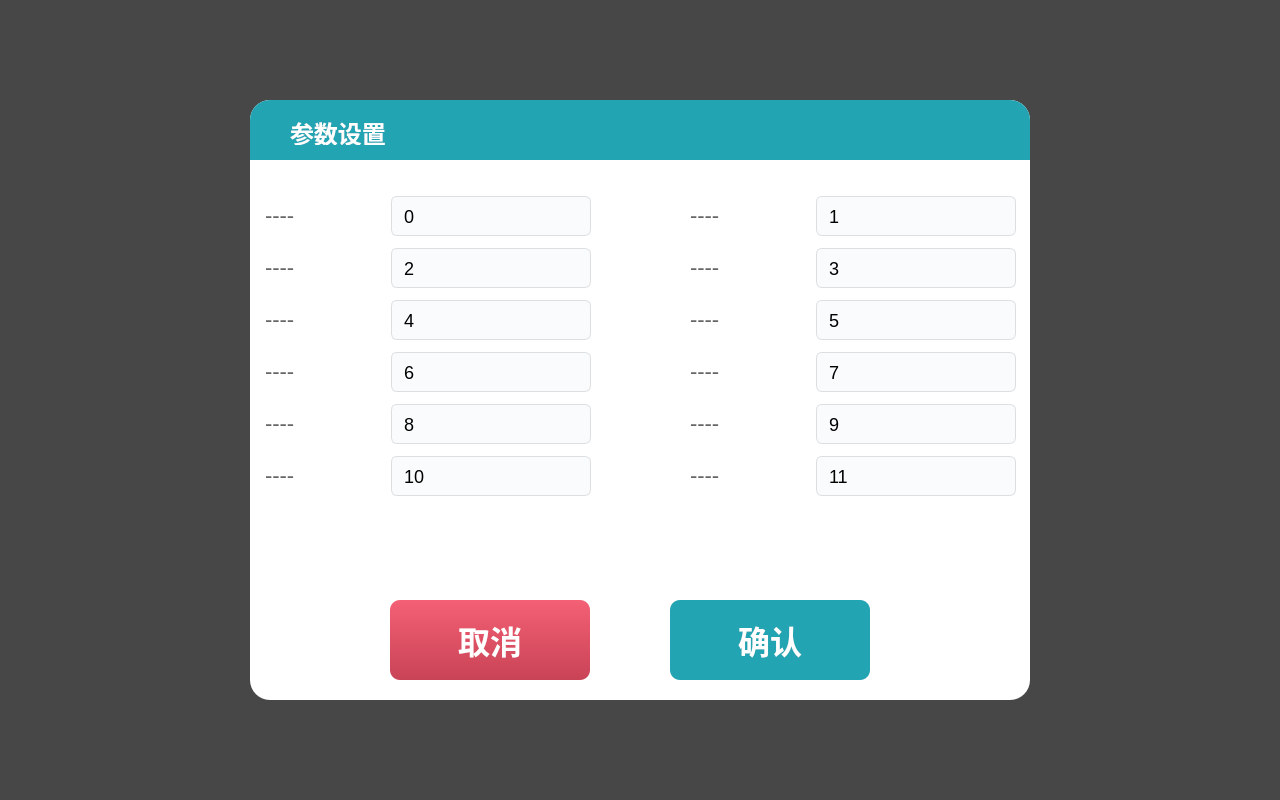
<?xml version="1.0" encoding="UTF-8"?>
<ui version="4.0">
 <class>DQualityQuery</class>
 <widget class="QWidget" name="DQualityQuery">
  <property name="geometry">
   <rect>
    <x>0</x>
    <y>0</y>
    <width>1280</width>
    <height>800</height>
   </rect>
  </property>
  <property name="windowTitle">
   <string>Form</string>
  </property>
  <property name="styleSheet">
   <string notr="true">image: none;
background: none;

background-color: rgba(0, 0, 0, 120);</string>
  </property>
  <layout class="QGridLayout" name="gridLayout">
   <item row="0" column="1">
    <spacer name="verticalSpacer">
     <property name="orientation">
      <enum>Qt::Vertical</enum>
     </property>
     <property name="sizeHint" stdset="0">
      <size>
       <width>20</width>
       <height>132</height>
      </size>
     </property>
    </spacer>
   </item>
   <item row="1" column="0">
    <spacer name="horizontalSpacer">
     <property name="orientation">
      <enum>Qt::Horizontal</enum>
     </property>
     <property name="sizeHint" stdset="0">
      <size>
       <width>232</width>
       <height>20</height>
      </size>
     </property>
    </spacer>
   </item>
   <item row="1" column="1">
    <widget class="QWidget" name="widget" native="true">
     <property name="minimumSize">
      <size>
       <width>780</width>
       <height>600</height>
      </size>
     </property>
     <property name="styleSheet">
      <string notr="true">image: none;
border-image: none;
background-image: none;

background: #FFFFFF;
border-radius: 20px;</string>
     </property>
     <widget class="QLabel" name="label_name">
      <property name="geometry">
       <rect>
        <x>40</x>
        <y>20</y>
        <width>241</width>
        <height>25</height>
       </rect>
      </property>
      <property name="styleSheet">
       <string notr="true">background: transparent;

width: 46px;
height: 23px;
font-family: PingFang SC;
font-weight: 500;
font-size: 24px;
color: #ffffff;
line-height: 34px;</string>
      </property>
      <property name="text">
       <string>参数设置</string>
      </property>
     </widget>
     <widget class="QWidget" name="layoutWidget">
      <property name="geometry">
       <rect>
        <x>15</x>
        <y>90</y>
        <width>751</width>
        <height>318</height>
       </rect>
      </property>
      <layout class="QGridLayout" name="gridLayout_2">
       <item row="3" column="1">
        <widget class="QLineEdit" name="edit_params_6">
         <property name="sizePolicy">
          <sizepolicy hsizetype="Fixed" vsizetype="Fixed">
           <horstretch>0</horstretch>
           <verstretch>0</verstretch>
          </sizepolicy>
         </property>
         <property name="minimumSize">
          <size>
           <width>200</width>
           <height>40</height>
          </size>
         </property>
         <property name="maximumSize">
          <size>
           <width>200</width>
           <height>40</height>
          </size>
         </property>
         <property name="styleSheet">
          <string notr="true">background: #FAFBFC;
border: 1px solid #DCDEE0;
border-radius: 6px;
font-size: 18px;
font-family: &quot;PingFang SC&quot;;
padding-left: 10px;</string>
         </property>
         <property name="text">
          <string>6</string>
         </property>
        </widget>
       </item>
       <item row="4" column="0">
        <widget class="QLabel" name="label_paramsName_8">
         <property name="sizePolicy">
          <sizepolicy hsizetype="Fixed" vsizetype="Minimum">
           <horstretch>0</horstretch>
           <verstretch>0</verstretch>
          </sizepolicy>
         </property>
         <property name="minimumSize">
          <size>
           <width>120</width>
           <height>25</height>
          </size>
         </property>
         <property name="maximumSize">
          <size>
           <width>120</width>
           <height>25</height>
          </size>
         </property>
         <property name="styleSheet">
          <string notr="true">font-size: 22px;
font-family: &quot;PingFang SC&quot;;
color: #666666;
</string>
         </property>
         <property name="text">
          <string>----</string>
         </property>
        </widget>
       </item>
       <item row="0" column="1">
        <widget class="QLineEdit" name="edit_params_0">
         <property name="sizePolicy">
          <sizepolicy hsizetype="Fixed" vsizetype="Fixed">
           <horstretch>0</horstretch>
           <verstretch>0</verstretch>
          </sizepolicy>
         </property>
         <property name="minimumSize">
          <size>
           <width>200</width>
           <height>40</height>
          </size>
         </property>
         <property name="maximumSize">
          <size>
           <width>200</width>
           <height>40</height>
          </size>
         </property>
         <property name="styleSheet">
          <string notr="true">background: #FAFBFC;
border: 1px solid #DCDEE0;
border-radius: 6px;
font-size: 18px;
font-family: &quot;PingFang SC&quot;;
padding-left: 10px;</string>
         </property>
         <property name="text">
          <string>0</string>
         </property>
        </widget>
       </item>
       <item row="3" column="3">
        <widget class="QLabel" name="label_paramsName_7">
         <property name="sizePolicy">
          <sizepolicy hsizetype="Fixed" vsizetype="Minimum">
           <horstretch>0</horstretch>
           <verstretch>0</verstretch>
          </sizepolicy>
         </property>
         <property name="minimumSize">
          <size>
           <width>120</width>
           <height>25</height>
          </size>
         </property>
         <property name="maximumSize">
          <size>
           <width>120</width>
           <height>25</height>
          </size>
         </property>
         <property name="styleSheet">
          <string notr="true">font-size: 22px;
font-family: &quot;PingFang SC&quot;;
color: #666666;
</string>
         </property>
         <property name="text">
          <string>----</string>
         </property>
        </widget>
       </item>
       <item row="0" column="3">
        <widget class="QLabel" name="label_paramsName_1">
         <property name="sizePolicy">
          <sizepolicy hsizetype="Fixed" vsizetype="Minimum">
           <horstretch>0</horstretch>
           <verstretch>0</verstretch>
          </sizepolicy>
         </property>
         <property name="minimumSize">
          <size>
           <width>120</width>
           <height>25</height>
          </size>
         </property>
         <property name="maximumSize">
          <size>
           <width>120</width>
           <height>25</height>
          </size>
         </property>
         <property name="styleSheet">
          <string notr="true">font-size: 22px;
font-family: &quot;PingFang SC&quot;;
color: #666666;
</string>
         </property>
         <property name="text">
          <string>----</string>
         </property>
        </widget>
       </item>
       <item row="0" column="4">
        <widget class="QLineEdit" name="edit_params_1">
         <property name="sizePolicy">
          <sizepolicy hsizetype="Fixed" vsizetype="Fixed">
           <horstretch>0</horstretch>
           <verstretch>0</verstretch>
          </sizepolicy>
         </property>
         <property name="minimumSize">
          <size>
           <width>200</width>
           <height>40</height>
          </size>
         </property>
         <property name="maximumSize">
          <size>
           <width>200</width>
           <height>40</height>
          </size>
         </property>
         <property name="styleSheet">
          <string notr="true">background: #FAFBFC;
border: 1px solid #DCDEE0;
border-radius: 6px;
font-size: 18px;
font-family: &quot;PingFang SC&quot;;
padding-left: 10px;</string>
         </property>
         <property name="text">
          <string>1</string>
         </property>
        </widget>
       </item>
       <item row="5" column="0">
        <widget class="QLabel" name="label_paramsName_10">
         <property name="sizePolicy">
          <sizepolicy hsizetype="Fixed" vsizetype="Minimum">
           <horstretch>0</horstretch>
           <verstretch>0</verstretch>
          </sizepolicy>
         </property>
         <property name="minimumSize">
          <size>
           <width>120</width>
           <height>25</height>
          </size>
         </property>
         <property name="maximumSize">
          <size>
           <width>120</width>
           <height>25</height>
          </size>
         </property>
         <property name="styleSheet">
          <string notr="true">font-size: 22px;
font-family: &quot;PingFang SC&quot;;
color: #666666;
</string>
         </property>
         <property name="text">
          <string>----</string>
         </property>
        </widget>
       </item>
       <item row="2" column="4">
        <widget class="QLineEdit" name="edit_params_5">
         <property name="sizePolicy">
          <sizepolicy hsizetype="Fixed" vsizetype="Fixed">
           <horstretch>0</horstretch>
           <verstretch>0</verstretch>
          </sizepolicy>
         </property>
         <property name="minimumSize">
          <size>
           <width>200</width>
           <height>40</height>
          </size>
         </property>
         <property name="maximumSize">
          <size>
           <width>200</width>
           <height>40</height>
          </size>
         </property>
         <property name="styleSheet">
          <string notr="true">background: #FAFBFC;
border: 1px solid #DCDEE0;
border-radius: 6px;
font-size: 18px;
font-family: &quot;PingFang SC&quot;;
padding-left: 10px;</string>
         </property>
         <property name="text">
          <string>5</string>
         </property>
        </widget>
       </item>
       <item row="5" column="4">
        <widget class="QLineEdit" name="edit_params_11">
         <property name="sizePolicy">
          <sizepolicy hsizetype="Fixed" vsizetype="Fixed">
           <horstretch>0</horstretch>
           <verstretch>0</verstretch>
          </sizepolicy>
         </property>
         <property name="minimumSize">
          <size>
           <width>200</width>
           <height>40</height>
          </size>
         </property>
         <property name="maximumSize">
          <size>
           <width>200</width>
           <height>40</height>
          </size>
         </property>
         <property name="styleSheet">
          <string notr="true">background: #FAFBFC;
border: 1px solid #DCDEE0;
border-radius: 6px;
font-size: 18px;
font-family: &quot;PingFang SC&quot;;
padding-left: 10px;</string>
         </property>
         <property name="text">
          <string>11</string>
         </property>
        </widget>
       </item>
       <item row="5" column="1">
        <widget class="QLineEdit" name="edit_params_10">
         <property name="sizePolicy">
          <sizepolicy hsizetype="Fixed" vsizetype="Fixed">
           <horstretch>0</horstretch>
           <verstretch>0</verstretch>
          </sizepolicy>
         </property>
         <property name="minimumSize">
          <size>
           <width>200</width>
           <height>40</height>
          </size>
         </property>
         <property name="maximumSize">
          <size>
           <width>200</width>
           <height>40</height>
          </size>
         </property>
         <property name="styleSheet">
          <string notr="true">background: #FAFBFC;
border: 1px solid #DCDEE0;
border-radius: 6px;
font-size: 18px;
font-family: &quot;PingFang SC&quot;;
padding-left: 10px;</string>
         </property>
         <property name="text">
          <string>10</string>
         </property>
        </widget>
       </item>
       <item row="5" column="3">
        <widget class="QLabel" name="label_paramsName_11">
         <property name="sizePolicy">
          <sizepolicy hsizetype="Fixed" vsizetype="Minimum">
           <horstretch>0</horstretch>
           <verstretch>0</verstretch>
          </sizepolicy>
         </property>
         <property name="minimumSize">
          <size>
           <width>120</width>
           <height>25</height>
          </size>
         </property>
         <property name="maximumSize">
          <size>
           <width>120</width>
           <height>25</height>
          </size>
         </property>
         <property name="styleSheet">
          <string notr="true">font-size: 22px;
font-family: &quot;PingFang SC&quot;;
color: #666666;
</string>
         </property>
         <property name="text">
          <string>----</string>
         </property>
        </widget>
       </item>
       <item row="4" column="1">
        <widget class="QLineEdit" name="edit_params_8">
         <property name="sizePolicy">
          <sizepolicy hsizetype="Fixed" vsizetype="Fixed">
           <horstretch>0</horstretch>
           <verstretch>0</verstretch>
          </sizepolicy>
         </property>
         <property name="minimumSize">
          <size>
           <width>200</width>
           <height>40</height>
          </size>
         </property>
         <property name="maximumSize">
          <size>
           <width>200</width>
           <height>40</height>
          </size>
         </property>
         <property name="styleSheet">
          <string notr="true">background: #FAFBFC;
border: 1px solid #DCDEE0;
border-radius: 6px;
font-size: 18px;
font-family: &quot;PingFang SC&quot;;
padding-left: 10px;</string>
         </property>
         <property name="text">
          <string>8</string>
         </property>
        </widget>
       </item>
       <item row="1" column="1">
        <widget class="QLineEdit" name="edit_params_2">
         <property name="sizePolicy">
          <sizepolicy hsizetype="Fixed" vsizetype="Fixed">
           <horstretch>0</horstretch>
           <verstretch>0</verstretch>
          </sizepolicy>
         </property>
         <property name="minimumSize">
          <size>
           <width>200</width>
           <height>40</height>
          </size>
         </property>
         <property name="maximumSize">
          <size>
           <width>200</width>
           <height>40</height>
          </size>
         </property>
         <property name="styleSheet">
          <string notr="true">background: #FAFBFC;
border: 1px solid #DCDEE0;
border-radius: 6px;
font-size: 18px;
font-family: &quot;PingFang SC&quot;;
padding-left: 10px;</string>
         </property>
         <property name="text">
          <string>2</string>
         </property>
        </widget>
       </item>
       <item row="4" column="3">
        <widget class="QLabel" name="label_paramsName_9">
         <property name="sizePolicy">
          <sizepolicy hsizetype="Fixed" vsizetype="Minimum">
           <horstretch>0</horstretch>
           <verstretch>0</verstretch>
          </sizepolicy>
         </property>
         <property name="minimumSize">
          <size>
           <width>120</width>
           <height>25</height>
          </size>
         </property>
         <property name="maximumSize">
          <size>
           <width>120</width>
           <height>25</height>
          </size>
         </property>
         <property name="styleSheet">
          <string notr="true">font-size: 22px;
font-family: &quot;PingFang SC&quot;;
color: #666666;
</string>
         </property>
         <property name="text">
          <string>----</string>
         </property>
        </widget>
       </item>
       <item row="4" column="4">
        <widget class="QLineEdit" name="edit_params_9">
         <property name="sizePolicy">
          <sizepolicy hsizetype="Fixed" vsizetype="Fixed">
           <horstretch>0</horstretch>
           <verstretch>0</verstretch>
          </sizepolicy>
         </property>
         <property name="minimumSize">
          <size>
           <width>200</width>
           <height>40</height>
          </size>
         </property>
         <property name="maximumSize">
          <size>
           <width>200</width>
           <height>40</height>
          </size>
         </property>
         <property name="styleSheet">
          <string notr="true">background: #FAFBFC;
border: 1px solid #DCDEE0;
border-radius: 6px;
font-size: 18px;
font-family: &quot;PingFang SC&quot;;
padding-left: 10px;</string>
         </property>
         <property name="text">
          <string>9</string>
         </property>
        </widget>
       </item>
       <item row="3" column="0">
        <widget class="QLabel" name="label_paramsName_6">
         <property name="sizePolicy">
          <sizepolicy hsizetype="Fixed" vsizetype="Minimum">
           <horstretch>0</horstretch>
           <verstretch>0</verstretch>
          </sizepolicy>
         </property>
         <property name="minimumSize">
          <size>
           <width>120</width>
           <height>25</height>
          </size>
         </property>
         <property name="maximumSize">
          <size>
           <width>120</width>
           <height>25</height>
          </size>
         </property>
         <property name="styleSheet">
          <string notr="true">font-size: 22px;
font-family: &quot;PingFang SC&quot;;
color: #666666;
</string>
         </property>
         <property name="text">
          <string>----</string>
         </property>
        </widget>
       </item>
       <item row="1" column="4">
        <widget class="QLineEdit" name="edit_params_3">
         <property name="sizePolicy">
          <sizepolicy hsizetype="Fixed" vsizetype="Fixed">
           <horstretch>0</horstretch>
           <verstretch>0</verstretch>
          </sizepolicy>
         </property>
         <property name="minimumSize">
          <size>
           <width>200</width>
           <height>40</height>
          </size>
         </property>
         <property name="maximumSize">
          <size>
           <width>200</width>
           <height>40</height>
          </size>
         </property>
         <property name="styleSheet">
          <string notr="true">background: #FAFBFC;
border: 1px solid #DCDEE0;
border-radius: 6px;
font-size: 18px;
font-family: &quot;PingFang SC&quot;;
padding-left: 10px;</string>
         </property>
         <property name="text">
          <string>3</string>
         </property>
        </widget>
       </item>
       <item row="3" column="4">
        <widget class="QLineEdit" name="edit_params_7">
         <property name="sizePolicy">
          <sizepolicy hsizetype="Fixed" vsizetype="Fixed">
           <horstretch>0</horstretch>
           <verstretch>0</verstretch>
          </sizepolicy>
         </property>
         <property name="minimumSize">
          <size>
           <width>200</width>
           <height>40</height>
          </size>
         </property>
         <property name="maximumSize">
          <size>
           <width>200</width>
           <height>40</height>
          </size>
         </property>
         <property name="styleSheet">
          <string notr="true">background: #FAFBFC;
border: 1px solid #DCDEE0;
border-radius: 6px;
font-size: 18px;
font-family: &quot;PingFang SC&quot;;
padding-left: 10px;</string>
         </property>
         <property name="text">
          <string>7</string>
         </property>
        </widget>
       </item>
       <item row="1" column="3">
        <widget class="QLabel" name="label_paramsName_3">
         <property name="sizePolicy">
          <sizepolicy hsizetype="Fixed" vsizetype="Minimum">
           <horstretch>0</horstretch>
           <verstretch>0</verstretch>
          </sizepolicy>
         </property>
         <property name="minimumSize">
          <size>
           <width>120</width>
           <height>25</height>
          </size>
         </property>
         <property name="maximumSize">
          <size>
           <width>120</width>
           <height>25</height>
          </size>
         </property>
         <property name="styleSheet">
          <string notr="true">font-size: 22px;
font-family: &quot;PingFang SC&quot;;
color: #666666;
</string>
         </property>
         <property name="text">
          <string>----</string>
         </property>
        </widget>
       </item>
       <item row="2" column="3">
        <widget class="QLabel" name="label_paramsName_5">
         <property name="sizePolicy">
          <sizepolicy hsizetype="Fixed" vsizetype="Minimum">
           <horstretch>0</horstretch>
           <verstretch>0</verstretch>
          </sizepolicy>
         </property>
         <property name="minimumSize">
          <size>
           <width>120</width>
           <height>25</height>
          </size>
         </property>
         <property name="maximumSize">
          <size>
           <width>120</width>
           <height>25</height>
          </size>
         </property>
         <property name="styleSheet">
          <string notr="true">font-size: 22px;
font-family: &quot;PingFang SC&quot;;
color: #666666;
</string>
         </property>
         <property name="text">
          <string>----</string>
         </property>
        </widget>
       </item>
       <item row="1" column="0">
        <widget class="QLabel" name="label_paramsName_2">
         <property name="sizePolicy">
          <sizepolicy hsizetype="Fixed" vsizetype="Minimum">
           <horstretch>0</horstretch>
           <verstretch>0</verstretch>
          </sizepolicy>
         </property>
         <property name="minimumSize">
          <size>
           <width>120</width>
           <height>25</height>
          </size>
         </property>
         <property name="maximumSize">
          <size>
           <width>120</width>
           <height>25</height>
          </size>
         </property>
         <property name="styleSheet">
          <string notr="true">font-size: 22px;
font-family: &quot;PingFang SC&quot;;
color: #666666;
</string>
         </property>
         <property name="text">
          <string>----</string>
         </property>
        </widget>
       </item>
       <item row="2" column="1">
        <widget class="QLineEdit" name="edit_params_4">
         <property name="sizePolicy">
          <sizepolicy hsizetype="Fixed" vsizetype="Fixed">
           <horstretch>0</horstretch>
           <verstretch>0</verstretch>
          </sizepolicy>
         </property>
         <property name="minimumSize">
          <size>
           <width>200</width>
           <height>40</height>
          </size>
         </property>
         <property name="maximumSize">
          <size>
           <width>200</width>
           <height>40</height>
          </size>
         </property>
         <property name="styleSheet">
          <string notr="true">background: #FAFBFC;
border: 1px solid #DCDEE0;
border-radius: 6px;
font-size: 18px;
font-family: &quot;PingFang SC&quot;;
padding-left: 10px;</string>
         </property>
         <property name="text">
          <string>4</string>
         </property>
        </widget>
       </item>
       <item row="2" column="0">
        <widget class="QLabel" name="label_paramsName_4">
         <property name="sizePolicy">
          <sizepolicy hsizetype="Fixed" vsizetype="Minimum">
           <horstretch>0</horstretch>
           <verstretch>0</verstretch>
          </sizepolicy>
         </property>
         <property name="minimumSize">
          <size>
           <width>120</width>
           <height>25</height>
          </size>
         </property>
         <property name="maximumSize">
          <size>
           <width>120</width>
           <height>25</height>
          </size>
         </property>
         <property name="styleSheet">
          <string notr="true">font-size: 22px;
font-family: &quot;PingFang SC&quot;;
color: #666666;
</string>
         </property>
         <property name="text">
          <string>----</string>
         </property>
        </widget>
       </item>
       <item row="0" column="0">
        <widget class="QLabel" name="label_paramsName_0">
         <property name="sizePolicy">
          <sizepolicy hsizetype="Fixed" vsizetype="Minimum">
           <horstretch>0</horstretch>
           <verstretch>0</verstretch>
          </sizepolicy>
         </property>
         <property name="minimumSize">
          <size>
           <width>120</width>
           <height>25</height>
          </size>
         </property>
         <property name="maximumSize">
          <size>
           <width>120</width>
           <height>25</height>
          </size>
         </property>
         <property name="styleSheet">
          <string notr="true">font-size: 22px;
font-family: &quot;PingFang SC&quot;;
color: #666666;
</string>
         </property>
         <property name="text">
          <string>----</string>
         </property>
        </widget>
       </item>
       <item row="0" column="2">
        <spacer name="horizontalSpacer_3">
         <property name="orientation">
          <enum>Qt::Horizontal</enum>
         </property>
         <property name="sizeHint" stdset="0">
          <size>
           <width>40</width>
           <height>20</height>
          </size>
         </property>
        </spacer>
       </item>
      </layout>
     </widget>
     <widget class="QPushButton" name="btn_no">
      <property name="geometry">
       <rect>
        <x>140</x>
        <y>500</y>
        <width>200</width>
        <height>80</height>
       </rect>
      </property>
      <property name="sizePolicy">
       <sizepolicy hsizetype="Expanding" vsizetype="Expanding">
        <horstretch>0</horstretch>
        <verstretch>0</verstretch>
       </sizepolicy>
      </property>
      <property name="maximumSize">
       <size>
        <width>1111</width>
        <height>1111</height>
       </size>
      </property>
      <property name="styleSheet">
       <string notr="true">background: transparent;
background-color: qlineargradient(spread:pad, x1:0, y1:0, x2:0, y2:1, stop:0 rgba(244, 96, 117, 255), stop:1 rgba(201, 67, 86, 255));
border-radius: 10px;
font-weight: bold;
color: white;
font-size: 32px;
font-family: PingFang SC;</string>
      </property>
      <property name="text">
       <string>取消</string>
      </property>
      <property name="flat">
       <bool>true</bool>
      </property>
     </widget>
     <widget class="QPushButton" name="btn_yes">
      <property name="geometry">
       <rect>
        <x>420</x>
        <y>500</y>
        <width>200</width>
        <height>80</height>
       </rect>
      </property>
      <property name="sizePolicy">
       <sizepolicy hsizetype="Expanding" vsizetype="Expanding">
        <horstretch>0</horstretch>
        <verstretch>0</verstretch>
       </sizepolicy>
      </property>
      <property name="maximumSize">
       <size>
        <width>1111</width>
        <height>1111</height>
       </size>
      </property>
      <property name="styleSheet">
       <string notr="true">background: #22A4B3;
border-radius: 10px;

font-family: PingFang SC;
font-weight: bold;
font-size: 32px;
color: #FFFFFF;
line-height: 42px;</string>
      </property>
      <property name="text">
       <string>确认</string>
      </property>
      <property name="flat">
       <bool>true</bool>
      </property>
     </widget>
     <widget class="QWidget" name="widget_5" native="true">
      <property name="geometry">
       <rect>
        <x>0</x>
        <y>0</y>
        <width>780</width>
        <height>60</height>
       </rect>
      </property>
      <property name="minimumSize">
       <size>
        <width>480</width>
        <height>40</height>
       </size>
      </property>
      <property name="styleSheet">
       <string notr="true">border: none;
background: none;
image: none;

background: #22a4b3;

border-top-left-radius: 20px;
border-top-right-radius: 20px;
border-bottom-left-radius: 0px;
border-bottom-right-radius: 0px;</string>
      </property>
     </widget>
     <zorder>widget_5</zorder>
     <zorder>label_name</zorder>
     <zorder>layoutWidget</zorder>
     <zorder>btn_no</zorder>
     <zorder>btn_yes</zorder>
    </widget>
   </item>
   <item row="1" column="2">
    <spacer name="horizontalSpacer_2">
     <property name="orientation">
      <enum>Qt::Horizontal</enum>
     </property>
     <property name="sizeHint" stdset="0">
      <size>
       <width>232</width>
       <height>20</height>
      </size>
     </property>
    </spacer>
   </item>
   <item row="2" column="1">
    <spacer name="verticalSpacer_2">
     <property name="orientation">
      <enum>Qt::Vertical</enum>
     </property>
     <property name="sizeHint" stdset="0">
      <size>
       <width>20</width>
       <height>132</height>
      </size>
     </property>
    </spacer>
   </item>
  </layout>
 </widget>
 <resources/>
 <connections/>
</ui>
